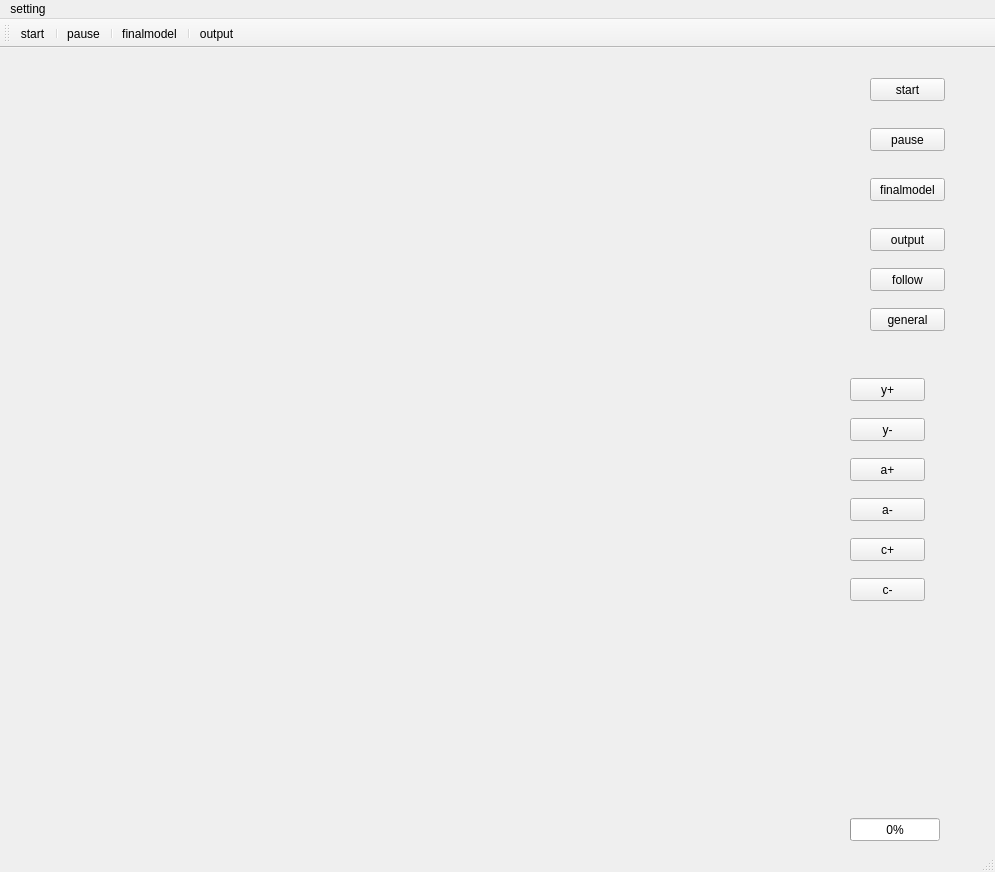
<?xml version="1.0" encoding="UTF-8"?>
<ui version="4.0">
 <class>lathe</class>
 <widget class="QMainWindow" name="lathe">
  <property name="geometry">
   <rect>
    <x>0</x>
    <y>0</y>
    <width>995</width>
    <height>872</height>
   </rect>
  </property>
  <property name="windowTitle">
   <string>lathe</string>
  </property>
  <widget class="QWidget" name="centralWidget">
   <widget class="QWidget" name="widget" native="true">
    <property name="geometry">
     <rect>
      <x>0</x>
      <y>0</y>
      <width>831</width>
      <height>791</height>
     </rect>
    </property>
   </widget>
   <widget class="QPushButton" name="startButton">
    <property name="geometry">
     <rect>
      <x>870</x>
      <y>30</y>
      <width>75</width>
      <height>23</height>
     </rect>
    </property>
    <property name="text">
     <string>start</string>
    </property>
   </widget>
   <widget class="QPushButton" name="outButton">
    <property name="geometry">
     <rect>
      <x>870</x>
      <y>180</y>
      <width>75</width>
      <height>23</height>
     </rect>
    </property>
    <property name="text">
     <string>output</string>
    </property>
   </widget>
   <widget class="QPushButton" name="finalButton">
    <property name="geometry">
     <rect>
      <x>870</x>
      <y>130</y>
      <width>75</width>
      <height>23</height>
     </rect>
    </property>
    <property name="text">
     <string>finalmodel</string>
    </property>
   </widget>
   <widget class="QProgressBar" name="progressBar">
    <property name="geometry">
     <rect>
      <x>850</x>
      <y>770</y>
      <width>90</width>
      <height>23</height>
     </rect>
    </property>
    <property name="value">
     <number>0</number>
    </property>
   </widget>
   <widget class="QPushButton" name="pauseButton">
    <property name="geometry">
     <rect>
      <x>870</x>
      <y>80</y>
      <width>75</width>
      <height>23</height>
     </rect>
    </property>
    <property name="text">
     <string>pause</string>
    </property>
   </widget>
   <widget class="QPushButton" name="followButton">
    <property name="geometry">
     <rect>
      <x>870</x>
      <y>220</y>
      <width>75</width>
      <height>23</height>
     </rect>
    </property>
    <property name="text">
     <string>follow</string>
    </property>
   </widget>
   <widget class="QPushButton" name="modelButton">
    <property name="geometry">
     <rect>
      <x>870</x>
      <y>260</y>
      <width>75</width>
      <height>23</height>
     </rect>
    </property>
    <property name="text">
     <string>general</string>
    </property>
   </widget>
   <widget class="QPushButton" name="yplus">
    <property name="geometry">
     <rect>
      <x>850</x>
      <y>330</y>
      <width>75</width>
      <height>23</height>
     </rect>
    </property>
    <property name="text">
     <string>y+</string>
    </property>
   </widget>
   <widget class="QPushButton" name="yminus">
    <property name="geometry">
     <rect>
      <x>850</x>
      <y>370</y>
      <width>75</width>
      <height>23</height>
     </rect>
    </property>
    <property name="text">
     <string>y-</string>
    </property>
   </widget>
   <widget class="QPushButton" name="cminus">
    <property name="geometry">
     <rect>
      <x>850</x>
      <y>530</y>
      <width>75</width>
      <height>23</height>
     </rect>
    </property>
    <property name="text">
     <string>c-</string>
    </property>
   </widget>
   <widget class="QPushButton" name="aplus">
    <property name="geometry">
     <rect>
      <x>850</x>
      <y>410</y>
      <width>75</width>
      <height>23</height>
     </rect>
    </property>
    <property name="text">
     <string>a+</string>
    </property>
   </widget>
   <widget class="QPushButton" name="aminus">
    <property name="geometry">
     <rect>
      <x>850</x>
      <y>450</y>
      <width>75</width>
      <height>23</height>
     </rect>
    </property>
    <property name="text">
     <string>a-</string>
    </property>
   </widget>
   <widget class="QPushButton" name="cplus">
    <property name="geometry">
     <rect>
      <x>850</x>
      <y>490</y>
      <width>75</width>
      <height>23</height>
     </rect>
    </property>
    <property name="text">
     <string>c+</string>
    </property>
   </widget>
  </widget>
  <widget class="QMenuBar" name="menuBar">
   <property name="geometry">
    <rect>
     <x>0</x>
     <y>0</y>
     <width>995</width>
     <height>23</height>
    </rect>
   </property>
   <widget class="QMenu" name="menusetting">
    <property name="title">
     <string>setting</string>
    </property>
    <addaction name="actionmodelfile"/>
    <addaction name="actioncodefile"/>
    <addaction name="actionoutput"/>
    <addaction name="actionknife"/>
   </widget>
   <addaction name="menusetting"/>
  </widget>
  <widget class="QToolBar" name="mainToolBar">
   <attribute name="toolBarArea">
    <enum>TopToolBarArea</enum>
   </attribute>
   <attribute name="toolBarBreak">
    <bool>false</bool>
   </attribute>
   <addaction name="actionstart"/>
   <addaction name="separator"/>
   <addaction name="actionpause"/>
   <addaction name="separator"/>
   <addaction name="actionfinalmodel"/>
   <addaction name="separator"/>
   <addaction name="actionoutput_2"/>
  </widget>
  <widget class="QStatusBar" name="statusBar"/>
  <action name="actionmodelfile">
   <property name="text">
    <string>modelfile</string>
   </property>
  </action>
  <action name="actioncodefile">
   <property name="text">
    <string>codefile</string>
   </property>
  </action>
  <action name="actionoutput">
   <property name="text">
    <string>output</string>
   </property>
  </action>
  <action name="actionknife">
   <property name="text">
    <string>knife</string>
   </property>
  </action>
  <action name="actionstart">
   <property name="checkable">
    <bool>false</bool>
   </property>
   <property name="icon">
    <iconset>
     <normaloff>start.png</normaloff>start.png</iconset>
   </property>
   <property name="text">
    <string>start</string>
   </property>
  </action>
  <action name="actionpause">
   <property name="checkable">
    <bool>false</bool>
   </property>
   <property name="icon">
    <iconset>
     <normaloff>pause.png</normaloff>
     <normalon>pause.png</normalon>pause.png</iconset>
   </property>
   <property name="text">
    <string>pause</string>
   </property>
  </action>
  <action name="actionfinalmodel">
   <property name="checkable">
    <bool>false</bool>
   </property>
   <property name="icon">
    <iconset>
     <normaloff>end.png</normaloff>end.png</iconset>
   </property>
   <property name="text">
    <string>finalmodel</string>
   </property>
  </action>
  <action name="actionoutput_2">
   <property name="checkable">
    <bool>false</bool>
   </property>
   <property name="icon">
    <iconset>
     <normaloff>out.png</normaloff>out.png</iconset>
   </property>
   <property name="text">
    <string>output</string>
   </property>
  </action>
 </widget>
 <layoutdefault spacing="6" margin="11"/>
 <resources>
  <include location="lathe.qrc"/>
 </resources>
 <connections/>
</ui>
